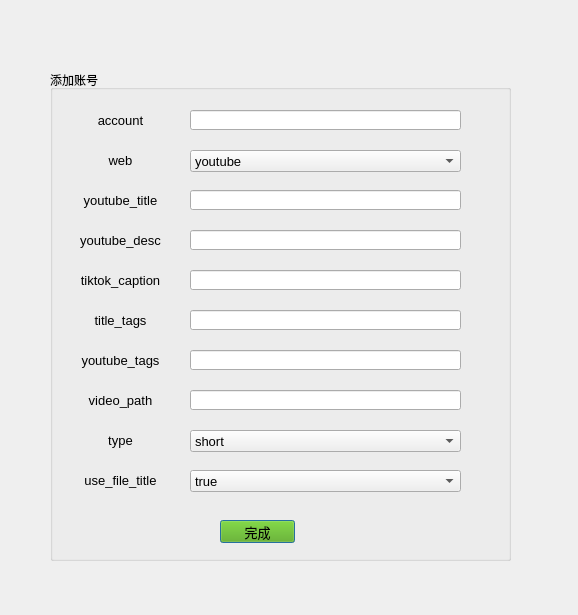
<?xml version="1.0" encoding="UTF-8"?>
<ui version="4.0">
 <class>Dialog</class>
 <widget class="QDialog" name="Dialog">
  <property name="geometry">
   <rect>
    <x>0</x>
    <y>0</y>
    <width>578</width>
    <height>615</height>
   </rect>
  </property>
  <property name="windowTitle">
   <string>Dialog</string>
  </property>
  <widget class="QGroupBox" name="groupBox">
   <property name="geometry">
    <rect>
     <x>50</x>
     <y>70</y>
     <width>461</width>
     <height>491</height>
    </rect>
   </property>
   <property name="title">
    <string>添加账号</string>
   </property>
   <widget class="QLabel" name="label_account">
    <property name="geometry">
     <rect>
      <x>20</x>
      <y>40</y>
      <width>101</width>
      <height>21</height>
     </rect>
    </property>
    <property name="font">
     <font>
      <pointsize>10</pointsize>
     </font>
    </property>
    <property name="styleSheet">
     <string notr="true"/>
    </property>
    <property name="text">
     <string>&lt;html&gt;&lt;head/&gt;&lt;body&gt;&lt;p&gt;&lt;span style=&quot; font-size:10pt;&quot;&gt;account&lt;/span&gt;&lt;/p&gt;&lt;/body&gt;&lt;/html&gt;</string>
    </property>
    <property name="alignment">
     <set>Qt::AlignCenter</set>
    </property>
   </widget>
   <widget class="QLabel" name="label_web">
    <property name="geometry">
     <rect>
      <x>20</x>
      <y>80</y>
      <width>101</width>
      <height>21</height>
     </rect>
    </property>
    <property name="font">
     <font>
      <pointsize>10</pointsize>
     </font>
    </property>
    <property name="text">
     <string>&lt;html&gt;&lt;head/&gt;&lt;body&gt;&lt;p&gt;&lt;span style=&quot; font-size:10pt;&quot;&gt;web&lt;/span&gt;&lt;/p&gt;&lt;/body&gt;&lt;/html&gt;</string>
    </property>
    <property name="alignment">
     <set>Qt::AlignCenter</set>
    </property>
   </widget>
   <widget class="QLabel" name="label_desc">
    <property name="geometry">
     <rect>
      <x>20</x>
      <y>160</y>
      <width>101</width>
      <height>21</height>
     </rect>
    </property>
    <property name="font">
     <font>
      <pointsize>10</pointsize>
     </font>
    </property>
    <property name="text">
     <string>&lt;html&gt;&lt;head/&gt;&lt;body&gt;&lt;p&gt;youtube_desc&lt;/p&gt;&lt;/body&gt;&lt;/html&gt;</string>
    </property>
    <property name="alignment">
     <set>Qt::AlignCenter</set>
    </property>
   </widget>
   <widget class="QLabel" name="label_caption">
    <property name="geometry">
     <rect>
      <x>20</x>
      <y>200</y>
      <width>101</width>
      <height>21</height>
     </rect>
    </property>
    <property name="font">
     <font>
      <pointsize>10</pointsize>
     </font>
    </property>
    <property name="text">
     <string>&lt;html&gt;&lt;head/&gt;&lt;body&gt;&lt;p&gt;tiktok_caption&lt;/p&gt;&lt;/body&gt;&lt;/html&gt;</string>
    </property>
    <property name="alignment">
     <set>Qt::AlignCenter</set>
    </property>
   </widget>
   <widget class="QLabel" name="label_title_tags">
    <property name="geometry">
     <rect>
      <x>20</x>
      <y>240</y>
      <width>101</width>
      <height>21</height>
     </rect>
    </property>
    <property name="font">
     <font>
      <pointsize>10</pointsize>
     </font>
    </property>
    <property name="text">
     <string>&lt;html&gt;&lt;head/&gt;&lt;body&gt;&lt;p&gt;&lt;span style=&quot; font-size:10pt;&quot;&gt;title_tags&lt;/span&gt;&lt;/p&gt;&lt;/body&gt;&lt;/html&gt;</string>
    </property>
    <property name="alignment">
     <set>Qt::AlignCenter</set>
    </property>
   </widget>
   <widget class="QLabel" name="label_tags">
    <property name="geometry">
     <rect>
      <x>20</x>
      <y>280</y>
      <width>101</width>
      <height>21</height>
     </rect>
    </property>
    <property name="font">
     <font>
      <pointsize>10</pointsize>
     </font>
    </property>
    <property name="text">
     <string>&lt;html&gt;&lt;head/&gt;&lt;body&gt;&lt;p&gt;youtube_tags&lt;/p&gt;&lt;/body&gt;&lt;/html&gt;</string>
    </property>
    <property name="alignment">
     <set>Qt::AlignCenter</set>
    </property>
   </widget>
   <widget class="QLabel" name="label_title">
    <property name="geometry">
     <rect>
      <x>20</x>
      <y>120</y>
      <width>101</width>
      <height>21</height>
     </rect>
    </property>
    <property name="font">
     <font>
      <pointsize>10</pointsize>
     </font>
    </property>
    <property name="text">
     <string>&lt;html&gt;&lt;head/&gt;&lt;body&gt;&lt;p&gt;youtube_title&lt;/p&gt;&lt;/body&gt;&lt;/html&gt;</string>
    </property>
    <property name="alignment">
     <set>Qt::AlignCenter</set>
    </property>
   </widget>
   <widget class="QLabel" name="label_type">
    <property name="geometry">
     <rect>
      <x>20</x>
      <y>360</y>
      <width>101</width>
      <height>21</height>
     </rect>
    </property>
    <property name="font">
     <font>
      <pointsize>10</pointsize>
     </font>
    </property>
    <property name="text">
     <string>&lt;html&gt;&lt;head/&gt;&lt;body&gt;&lt;p&gt;&lt;span style=&quot; font-size:10pt;&quot;&gt;type&lt;/span&gt;&lt;/p&gt;&lt;/body&gt;&lt;/html&gt;</string>
    </property>
    <property name="alignment">
     <set>Qt::AlignCenter</set>
    </property>
   </widget>
   <widget class="QLineEdit" name="account">
    <property name="geometry">
     <rect>
      <x>140</x>
      <y>40</y>
      <width>271</width>
      <height>20</height>
     </rect>
    </property>
    <property name="font">
     <font>
      <pointsize>10</pointsize>
     </font>
    </property>
   </widget>
   <widget class="QComboBox" name="web">
    <property name="geometry">
     <rect>
      <x>140</x>
      <y>80</y>
      <width>271</width>
      <height>22</height>
     </rect>
    </property>
    <property name="font">
     <font>
      <pointsize>10</pointsize>
     </font>
    </property>
    <item>
     <property name="text">
      <string>youtube</string>
     </property>
    </item>
    <item>
     <property name="text">
      <string>douyin</string>
     </property>
    </item>
   </widget>
   <widget class="QLineEdit" name="title">
    <property name="geometry">
     <rect>
      <x>140</x>
      <y>120</y>
      <width>271</width>
      <height>20</height>
     </rect>
    </property>
    <property name="font">
     <font>
      <pointsize>10</pointsize>
     </font>
    </property>
   </widget>
   <widget class="QLineEdit" name="description">
    <property name="geometry">
     <rect>
      <x>140</x>
      <y>160</y>
      <width>271</width>
      <height>20</height>
     </rect>
    </property>
    <property name="font">
     <font>
      <pointsize>10</pointsize>
     </font>
    </property>
   </widget>
   <widget class="QLineEdit" name="caption">
    <property name="geometry">
     <rect>
      <x>140</x>
      <y>200</y>
      <width>271</width>
      <height>20</height>
     </rect>
    </property>
    <property name="font">
     <font>
      <pointsize>10</pointsize>
     </font>
    </property>
   </widget>
   <widget class="QLineEdit" name="title_tags">
    <property name="geometry">
     <rect>
      <x>140</x>
      <y>240</y>
      <width>271</width>
      <height>20</height>
     </rect>
    </property>
    <property name="font">
     <font>
      <pointsize>10</pointsize>
     </font>
    </property>
   </widget>
   <widget class="QLineEdit" name="tags">
    <property name="geometry">
     <rect>
      <x>140</x>
      <y>280</y>
      <width>271</width>
      <height>20</height>
     </rect>
    </property>
    <property name="font">
     <font>
      <pointsize>10</pointsize>
     </font>
    </property>
   </widget>
   <widget class="QComboBox" name="type">
    <property name="geometry">
     <rect>
      <x>140</x>
      <y>360</y>
      <width>271</width>
      <height>22</height>
     </rect>
    </property>
    <property name="font">
     <font>
      <pointsize>10</pointsize>
     </font>
    </property>
    <item>
     <property name="text">
      <string>short</string>
     </property>
    </item>
    <item>
     <property name="text">
      <string>long</string>
     </property>
    </item>
   </widget>
   <widget class="QPushButton" name="finished_btn">
    <property name="geometry">
     <rect>
      <x>170</x>
      <y>450</y>
      <width>75</width>
      <height>23</height>
     </rect>
    </property>
    <property name="font">
     <font>
      <pointsize>10</pointsize>
     </font>
    </property>
    <property name="styleSheet">
     <string notr="true">background-color: rgb(85, 170, 0);</string>
    </property>
    <property name="text">
     <string>完成</string>
    </property>
   </widget>
   <widget class="QComboBox" name="user_file_title">
    <property name="geometry">
     <rect>
      <x>140</x>
      <y>400</y>
      <width>271</width>
      <height>22</height>
     </rect>
    </property>
    <property name="font">
     <font>
      <pointsize>10</pointsize>
     </font>
    </property>
    <item>
     <property name="text">
      <string>true</string>
     </property>
    </item>
    <item>
     <property name="text">
      <string>false</string>
     </property>
    </item>
   </widget>
   <widget class="QLabel" name="label_user_file_title">
    <property name="geometry">
     <rect>
      <x>20</x>
      <y>400</y>
      <width>101</width>
      <height>21</height>
     </rect>
    </property>
    <property name="font">
     <font>
      <pointsize>10</pointsize>
     </font>
    </property>
    <property name="text">
     <string>&lt;html&gt;&lt;head/&gt;&lt;body&gt;&lt;p&gt;&lt;span style=&quot; font-size:10pt;&quot;&gt;use_file_title&lt;/span&gt;&lt;/p&gt;&lt;/body&gt;&lt;/html&gt;</string>
    </property>
    <property name="alignment">
     <set>Qt::AlignCenter</set>
    </property>
   </widget>
   <widget class="QLineEdit" name="video_path">
    <property name="geometry">
     <rect>
      <x>140</x>
      <y>320</y>
      <width>271</width>
      <height>20</height>
     </rect>
    </property>
    <property name="font">
     <font>
      <pointsize>10</pointsize>
     </font>
    </property>
   </widget>
   <widget class="QLabel" name="label_video_path">
    <property name="geometry">
     <rect>
      <x>20</x>
      <y>320</y>
      <width>101</width>
      <height>21</height>
     </rect>
    </property>
    <property name="font">
     <font>
      <pointsize>10</pointsize>
     </font>
    </property>
    <property name="text">
     <string>&lt;html&gt;&lt;head/&gt;&lt;body&gt;&lt;p&gt;video_path&lt;/p&gt;&lt;/body&gt;&lt;/html&gt;</string>
    </property>
    <property name="alignment">
     <set>Qt::AlignCenter</set>
    </property>
   </widget>
  </widget>
 </widget>
 <resources/>
 <connections/>
</ui>
